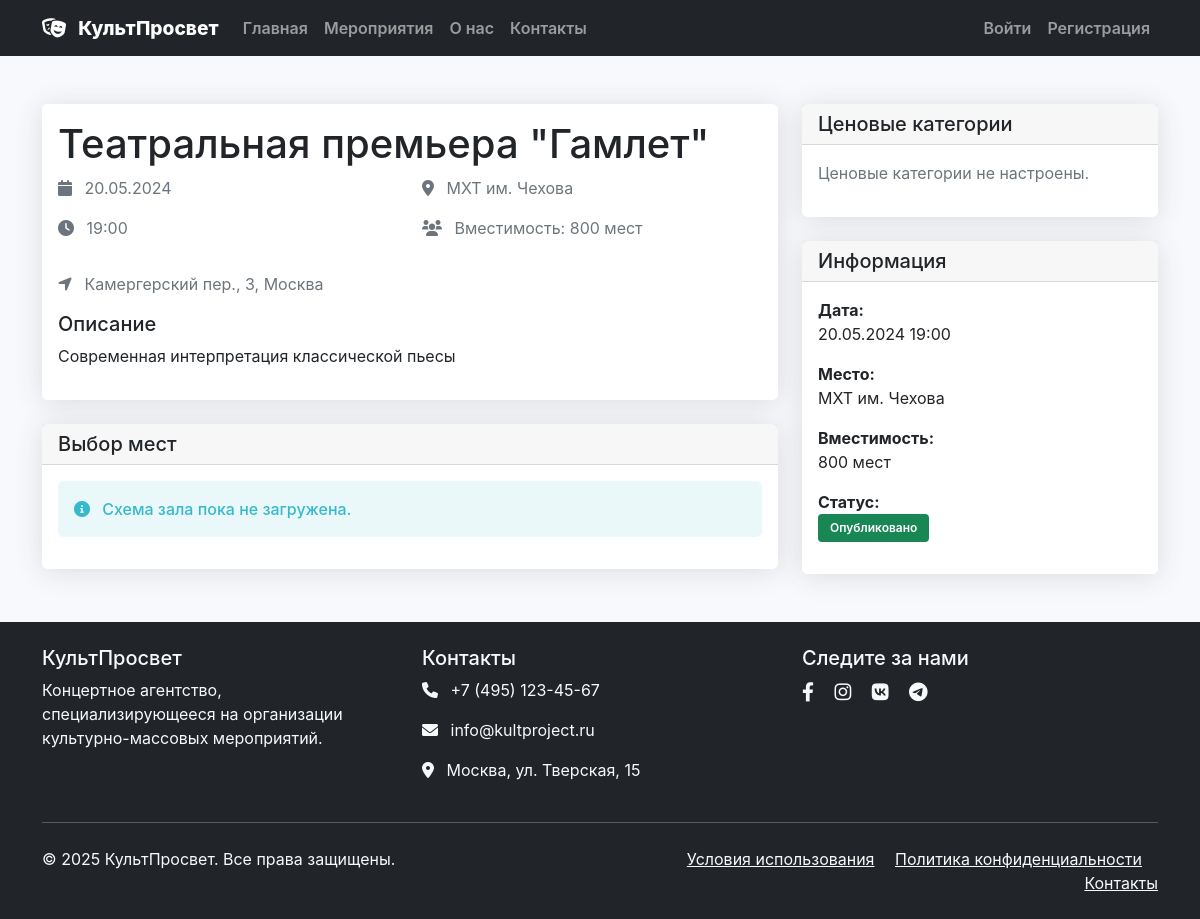
Page /event-details.php?id=2 on the committed database.
### tables this page shows
CREATE TABLE events (
    id INT AUTO_INCREMENT PRIMARY KEY,
    title VARCHAR(255) NOT NULL,
    description TEXT,
    event_date DATETIME NOT NULL,
    venue VARCHAR(255) NOT NULL,
    address TEXT,
    organizer_id INT,
    max_capacity INT NOT NULL,
    base_price DECIMAL(10,2) NOT NULL,
    `status` ENUM('draft', 'published', 'cancelled', 'completed') DEFAULT 'draft',
    image_url VARCHAR(500),
    created_at TIMESTAMP DEFAULT CURRENT_TIMESTAMP,
    updated_at TIMESTAMP DEFAULT CURRENT_TIMESTAMP ON UPDATE CURRENT_TIMESTAMP,
    FOREIGN KEY (organizer_id) REFERENCES users(id) ON DELETE SET NULL
);

### includes/database.php (called while the page is built, shortened)
<?php
class Database {
    private static $instance = null;
    private $pdo;
    private function __construct() {
        try {
            $this->pdo = new PDO(
                "mysql:host=" . DB_HOST . ";dbname=" . DB_NAME . ";charset=" . DB_CHARSET,
                DB_USER,
                DB_PASS,
                [
                    PDO::ATTR_ERRMODE => PDO::ERRMODE_EXCEPTION,
                    PDO::ATTR_DEFAULT_FETCH_MODE => PDO::FETCH_ASSOC,
                    PDO::ATTR_EMULATE_PREPARES => false
                ]
            );
        } catch (PDOException $e) {
            die("Ошибка подключения к базе данных: " . $e->getMessage());
        }
    }
    public static function getInstance() {
        if (self::$instance === null) {
            self::$instance = new self();
        }
        return self::$instance;
    }
    public function query($sql, $params = []) {
        $stmt = $this->pdo->prepare($sql);
        $stmt->execute($params);
        return $stmt;
    }
    public function fetch($sql, $params = []) {
        $stmt = $this->query($sql, $params);
        return $stmt->fetch();
    }
}
?>

### includes/functions.php (called while the page is built, shortened)
<?php
require_once 'includes/database.php';
class EventManager {
    private $db;
    public function __construct() {
        $this->db = Database::getInstance();
    }
    public function getEvent($id) {
        return $this->db->fetch(
            "SELECT * FROM events WHERE id = ?",
            [$id]
        );
    }
}
function formatDate($date, $format = 'd.m.Y H:i') {
    return date($format, strtotime($date));
}
?>

### event-details.php (the view, shortened to what this page needs)
<?php
require_once 'includes/functions.php';
$eventManager = new EventManager();
$eventId = intval($_GET['id'] ?? 0);
$event = $eventManager->getEvent($eventId);
$db = Database::getInstance();
$priceCategories = $db->fetchAll(
    "SELECT * FROM price_categories WHERE event_id = ? ORDER BY price ASC",
    [$eventId]
);
$seats = $db->fetchAll(
    "SELECT s.*, pc.name as category_name, pc.price
     FROM seats s
     LEFT JOIN price_categories pc ON s.price_category_id = pc.id
     WHERE s.event_id = ?
     ORDER BY s.row_number, s.seat_number",
    [$eventId]
);
?>
<div class="container my-5">
    <div class="row">
        <div class="col-lg-8">
            <div class="card mb-4">
                <div class="card-body">
                    <h1 class="card-title"><?php echo htmlspecialchars($event['title']); ?></h1>
                    <div class="row mb-3">
                        <div class="col-md-6">
                            <p class="text-muted">
                                <i class="fas fa-calendar me-2"></i>
                                <?php echo formatDate($event['event_date'], 'd.m.Y'); ?>
                            </p>
                            <p class="text-muted">
                                <i class="fas fa-clock me-2"></i>
                                <?php echo formatDate($event['event_date'], 'H:i'); ?>
                            </p>
                        </div>
                        <div class="col-md-6">
                            <p class="text-muted">
                                <i class="fas fa-map-marker-alt me-2"></i>
                                <?php echo htmlspecialchars($event['venue']); ?>
                            </p>
                            <p class="text-muted">
                                <i class="fas fa-users me-2"></i>
                                Вместимость: <?php echo number_format($event['max_capacity']); ?> мест
                            </p>
                        </div>
                    </div>
                    <?php if ($event['address']): ?>
                        <p class="text-muted">
                            <i class="fas fa-location-arrow me-2"></i>
                            <?php echo htmlspecialchars($event['address']); ?>
                        </p>
                    <?php endif; ?>
                    <div class="mt-3">
                        <h5>Описание</h5>
                        <p><?php echo nl2br(htmlspecialchars($event['description'])); ?></p>
                    </div>
                </div>
            </div>
            <div class="card">
                <div class="card-header">
                    <h5 class="mb-0">Выбор мест</h5>
                </div>
                <div class="card-body">
                    <?php if (empty($seats)): ?>
                        <div class="alert alert-info">
                            <i class="fas fa-info-circle me-2"></i>
                            Схема зала пока не загружена.
                        </div>
                    <?php endif; ?>
                </div>
            </div>
        </div>
        <div class="col-lg-4">
            <div class="card mb-4">
                <div class="card-header">
                    <h5 class="mb-0">Ценовые категории</h5>
                </div>
                <div class="card-body">
                    <?php if (empty($priceCategories)): ?>
                        <p class="text-muted">Ценовые категории не настроены.</p>
                    <?php endif; ?>
                </div>
            </div>
            <div class="card">
                <div class="card-header">
                    <h5 class="mb-0">Информация</h5>
                </div>
                <div class="card-body">
                    <div class="mb-3">
                        <strong>Дата:</strong><br>
                        <?php echo formatDate($event['event_date'], 'd.m.Y H:i'); ?>
                    </div>
                    <div class="mb-3">
                        <strong>Место:</strong><br>
                        <?php echo htmlspecialchars($event['venue']); ?>
                    </div>
                    <div class="mb-3">
                        <strong>Вместимость:</strong><br>
                        <?php echo number_format($event['max_capacity']); ?> мест
                    </div>
                    <div class="mb-3">
                        <strong>Статус:</strong><br>
                        <span class="badge bg-<?php echo $event['status'] === 'published' ? 'success' : 'warning'; ?>">
                            <?php
                            $statusLabels = [
                                'published' => 'Опубликовано',
                                'draft' => 'Черновик',
                                'cancelled' => 'Отменено',
                                'completed' => 'Завершено'
                            ];
                            echo $statusLabels[$event['status']] ?? $event['status'];
                            ?>
                        </span>
                    </div>
                </div>
            </div>
        </div>
    </div>
</div>
<?php
include 'header.php';
?>

### assets/css/style.css (style rules this page uses)
:root { --primary-color: #4e73df; --secondary-color: #858796; --success-color: #1cc88a; --info-color: #36b9cc; --warning-color: #f6c23e; --danger-color: #e74a3b; --light-color: #f8f9fc; --dark-color: #5a5c69; }
body { font-family: 'Nunito', -apple-system, BlinkMacSystemFont, 'Segoe UI', 'Roboto', 'Helvetica Neue', Arial, sans-serif; background-color: #f8f9fc; }
.card { border: none; border-radius: 0.35rem; box-shadow: 0 0.15rem 1.75rem 0 rgba(58, 59, 69, 0.15); transition: all 0.3s ease-in-out; }
.alert { border-radius: 0.35rem; border: none; font-weight: 500; }
.alert-info { background-color: rgba(54, 185, 204, 0.1); color: var(--info-color); }
.badge { font-weight: 600; padding: 0.5rem 0.75rem; border-radius: 0.25rem; }

### rows in the picture
events: title "Театральная премьера \"Гамлет\"", event_date "20.05.2024", event_date "19:00", venue "МХТ им. Чехова", max_capacity "800", address "Камергерский пер., 3, Москва", description "Современная интерпретация классической пьесы", event_date "20.05.2024 19:00", status "Опубликовано"

### other values in the picture
SITE_NAME "КультПросвет"
